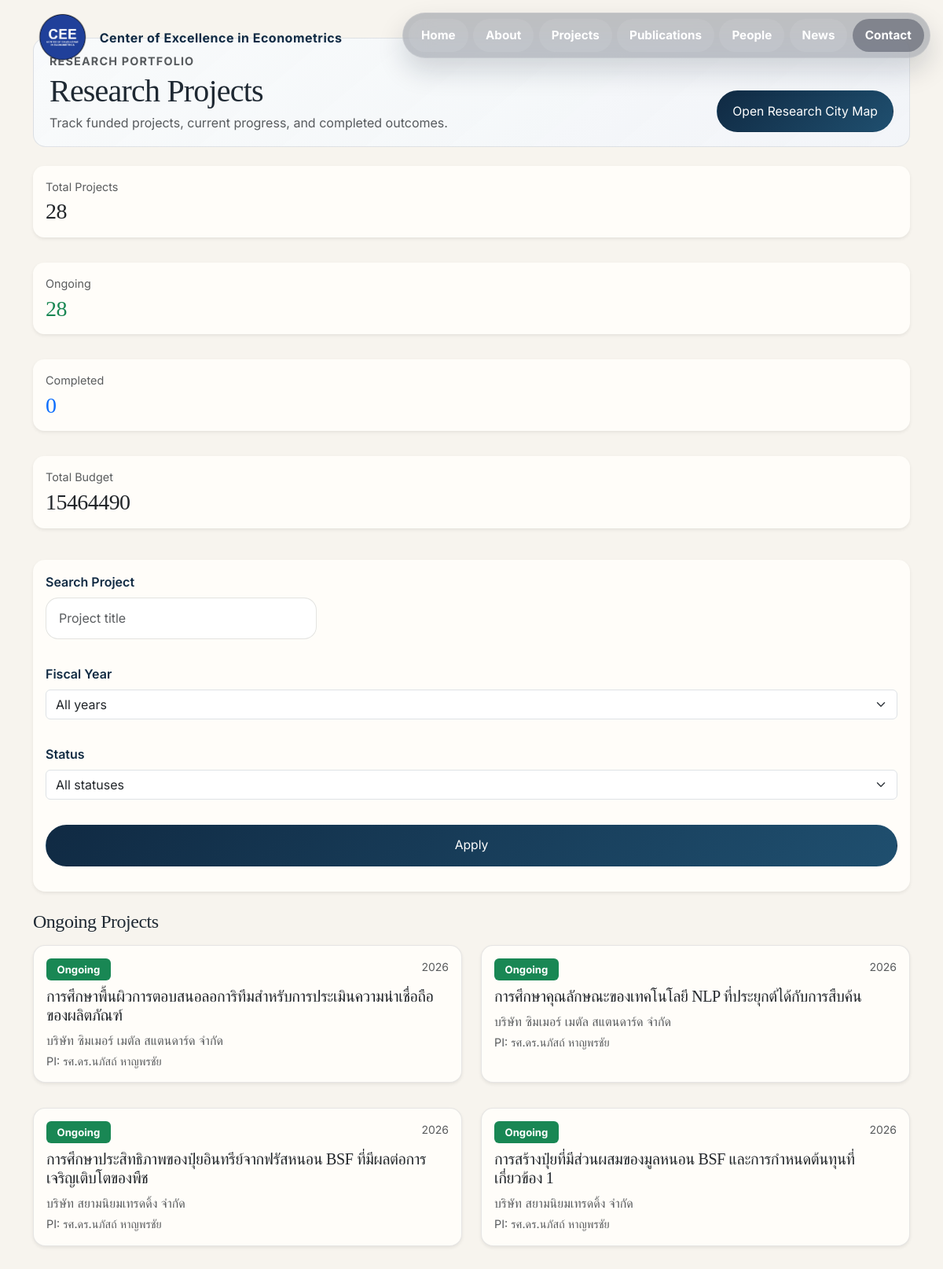
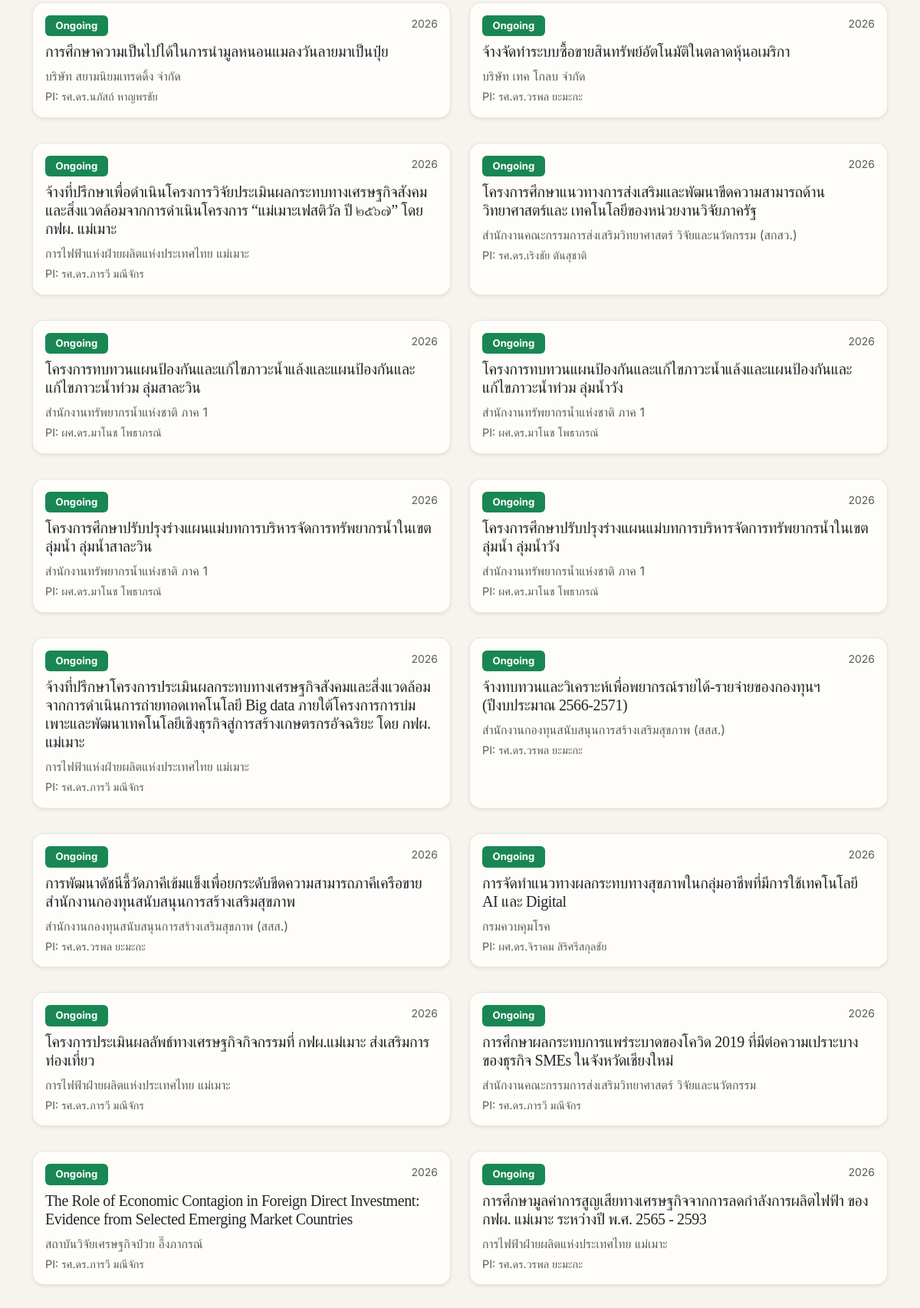
/projects/ (upper part), run on the app's committed database (2 pictures, top to bottom).
### apps/projects/models.py (models this page shows, shortened)
class ResearchProject(models.Model):
    class Status(models.TextChoices):
        ONGOING = "ongoing", "Ongoing"
        COMPLETED = "completed", "Completed"
    title = models.CharField(max_length=255)
    slug = models.SlugField(max_length=255, unique=True)
    category = models.ForeignKey(
        ProjectCategory,
        on_delete=models.SET_NULL,
        null=True,
        blank=True,
        related_name="projects",
    )
    fiscal_year = models.PositiveIntegerField()
    funding_source = models.CharField(max_length=255)
    principal_investigator = models.CharField(max_length=255)
    co_investigators = models.TextField(blank=True, help_text="One name per line or comma separated list.")
    budget_amount = models.DecimalField(max_digits=12, decimal_places=2, default=0)
    project_code = models.CharField(max_length=120, blank=True)
    cmu_mis_code = models.CharField(max_length=120, blank=True)
    imported_start_date_text = models.CharField(max_length=120, blank=True)
    imported_end_date_text = models.CharField(max_length=120, blank=True)
    start_date = models.DateField(blank=True, null=True)
    end_date = models.DateField(blank=True, null=True)
    status = models.CharField(max_length=20, choices=Status.choices, default=Status.ONGOING)
    abstract = models.TextField(blank=True)
    outcomes = models.TextField(blank=True)
    is_featured = models.BooleanField(default=False)
    display_order = models.PositiveIntegerField(default=0)
    is_published = models.BooleanField(default=True)
    created_at = models.DateTimeField(auto_now_add=True)
    updated_at = models.DateTimeField(auto_now=True)
    class Meta:
        ordering = ["-fiscal_year", "display_order", "-created_at"]

### apps/projects/views.py (the view)
# urls.py: path("", views.project_list, name="list"),
def project_list(request):
    projects = ResearchProject.objects.filter(is_published=True)
    selected_year = request.GET.get("year", "").strip()
    selected_status = request.GET.get("status", "").strip()
    query = request.GET.get("q", "").strip()
    if selected_year.isdigit():
        projects = projects.filter(fiscal_year=int(selected_year))
    else:
        selected_year = ""
    valid_statuses = {choice for choice, _ in ResearchProject.Status.choices}
    if selected_status in valid_statuses:
        projects = projects.filter(status=selected_status)
    else:
        selected_status = ""
    if query:
        projects = projects.filter(title__icontains=query)
    ongoing_projects = projects.filter(status=ResearchProject.Status.ONGOING)
    completed_projects = projects.filter(status=ResearchProject.Status.COMPLETED)
    totals = ResearchProject.objects.filter(is_published=True).aggregate(total_projects=Count("id"))
    overall_ongoing = ResearchProject.objects.filter(
        is_published=True,
        status=ResearchProject.Status.ONGOING,
    ).count()
    overall_completed = ResearchProject.objects.filter(
        is_published=True,
        status=ResearchProject.Status.COMPLETED,
    ).count()
    overall_budget = ResearchProject.objects.filter(is_published=True).aggregate(total=Sum("budget_amount"))["total"]
    featured_projects = ResearchProject.objects.filter(is_published=True, is_featured=True)[:3]
    available_years = (
        ResearchProject.objects.filter(is_published=True)
        .values_list("fiscal_year", flat=True)
        .distinct()
        .order_by("-fiscal_year")
    )
    context = {
        "ongoing_projects": ongoing_projects,
        "completed_projects": completed_projects,
        "featured_projects": featured_projects,
        "available_years": available_years,
        "selected_year": selected_year,
        "selected_status": selected_status,
        "search_query": query,
        "status_choices": ResearchProject.Status.choices,
        "summary_total_projects": totals["total_projects"] or 0,
        "summary_ongoing_projects": overall_ongoing,
        "summary_completed_projects": overall_completed,
        "summary_total_budget": overall_budget or 0,
    }
    return render(request, "projects/list.html", context)

### templates/projects/list.html (shortened to what this page needs)
{% extends 'base.html' %}
{% block content %}
<section class="container py-5 projects-page">
    <div class="projects-hero d-flex flex-column flex-lg-row align-items-lg-end justify-content-between gap-3 mb-4">
        <div>
            <p class="text-uppercase small text-muted mb-1 projects-eyebrow">Research Portfolio</p>
            <h1 class="display-6 mb-1">Research Projects</h1>
            <p class="text-muted mb-0 projects-subtitle">Track funded projects, current progress, and completed outcomes.</p>
        </div>
        <div>
            <a href="{% url 'projects:city' %}" class="btn btn-dark">Open Research City Map</a>
        </div>
    </div>
    <div class="row g-3 mb-4 projects-stats">
        <div class="col-6 col-lg-3 projects-stats__item">
            <div class="card h-100 border-0 shadow-sm projects-stat-card">
                <div class="card-body">
                    <p class="text-muted small mb-1">Total Projects</p>
                    <h3 class="mb-0">{{ summary_total_projects }}</h3>
                </div>
            </div>
        </div>
        <div class="col-6 col-lg-3 projects-stats__item">
            <div class="card h-100 border-0 shadow-sm projects-stat-card">
                <div class="card-body">
                    <p class="text-muted small mb-1">Ongoing</p>
                    <h3 class="mb-0 text-success">{{ summary_ongoing_projects }}</h3>
                </div>
            </div>
        </div>
        <div class="col-6 col-lg-3 projects-stats__item">
            <div class="card h-100 border-0 shadow-sm projects-stat-card">
                <div class="card-body">
                    <p class="text-muted small mb-1">Completed</p>
                    <h3 class="mb-0 text-primary">{{ summary_completed_projects }}</h3>
                </div>
            </div>
        </div>
        <div class="col-6 col-lg-3 projects-stats__item">
            <div class="card h-100 border-0 shadow-sm projects-stat-card">
                <div class="card-body">
                    <p class="text-muted small mb-1">Total Budget</p>
                    <h3 class="mb-0">{{ summary_total_budget|floatformat:0 }}</h3>
                </div>
            </div>
        </div>
    </div>
    <form method="get" class="card border-0 shadow-sm mb-4 projects-filter-card">
        <div class="card-body row g-3 align-items-end">
            <div class="col-md-4">
                <label class="form-label">Search Project</label>
                <input type="text" class="form-control" name="q" value="{{ search_query }}" placeholder="Project title">
            </div>
            <div class="col-md-3">
                <label class="form-label">Fiscal Year</label>
                <select name="year" class="form-select">
                    <option value="">All years</option>
                </select>
            </div>
            <div class="col-md-3">
                <label class="form-label">Status</label>
                <select name="status" class="form-select">
                    <option value="">All statuses</option>
                </select>
            </div>
            <div class="col-md-2 d-grid">
                <button class="btn btn-dark">Apply</button>
            </div>
        </div>
    </form>
    <div class="mb-4">
        <h2 class="h4 mb-3">Ongoing Projects</h2>
        <div class="row g-3">
            {% for project in ongoing_projects %}
            <div class="col-md-6">
                <a href="{% url 'projects:detail' project.slug %}" class="card h-100 text-decoration-none shadow-sm projects-card">
                    <div class="card-body">
                        <div class="d-flex justify-content-between mb-2">
                            <span class="badge text-bg-success">Ongoing</span>
                            <small class="text-muted">{{ project.fiscal_year }}</small>
                        </div>
                        <h3 class="h5 text-dark">{{ project.title }}</h3>
                        <p class="text-muted mb-1">{{ project.funding_source }}</p>
                        <p class="text-muted small mb-0">PI: {{ project.principal_investigator }}</p>
                    </div>
                </a>
            </div>
            {% empty %}
            <p class="text-muted">No ongoing projects match this filter.</p>
            {% endfor %}
        </div>
    </div>
</section>
{% endblock %}

### data on the page
ResearchProject: fiscal_year "2026", title "การศึกษาพื้นผิวการตอบสนอลอการิทึมสำหรับการประเมินความน่าเชื่อถือของผลิตภัณฑ์", funding_source "บริษัท ซิมเมอร์ เมตัล สแตนดาร์ด จำกัด", principal_investigator "รศ.ดร.นภัสถ์ หาญพรชัย"
ResearchProject: fiscal_year "2026", title "การศึกษาคุณลักษณะของเทคโนโลยี NLP ที่ประยุกต์ได้กับการสืบค้น", funding_source "บริษัท ซิมเมอร์ เมตัล สแตนดาร์ด จำกัด", principal_investigator "รศ.ดร.นภัสถ์ หาญพรชัย"
ResearchProject: fiscal_year "2026", title "การศึกษาประสิทธิภาพของปุ๋ยอินทรีย์จากฟรัสหนอน BSF ที่มีผลต่อการเจริญเติบโตของพืช", funding_source "บริษัท สยามนิยมเทรดดิ้ง จำกัด", principal_investigator "รศ.ดร.นภัสถ์ หาญพรชัย"
ResearchProject: fiscal_year "2026", title "การสร้างปุ๋ยที่มีส่วนผสมของมูลหนอน BSF และการกำหนดต้นทุนที่เกี่ยวข้อง 1", funding_source "บริษัท สยามนิยมเทรดดิ้ง จำกัด", principal_investigator "รศ.ดร.นภัสถ์ หาญพรชัย"
ResearchProject: fiscal_year "2026", title "การศึกษาความเป็นไปได้ในการนำมูลหนอนแมลงวันลายมาเป็นปุ๋ย", funding_source "บริษัท สยามนิยมเทรดดิ้ง จำกัด", principal_investigator "รศ.ดร.นภัสถ์ หาญพรชัย"
ResearchProject: fiscal_year "2026", title "จ้างจัดทำระบบซื้อขายสินทรัพย์อัตโนมัติในตลาดหุ้นอเมริกา", funding_source "บริษัท เทค โกลบ จำกัด", principal_investigator "รศ.ดร.วรพล ยะมะกะ"
ResearchProject: fiscal_year "2026", title "จ้างที่ปรึกษาเพื่อดำเนินโครงการวิจัยประเมินผลกระทบทางเศรษฐกิจสังคมและสิ่งแวดล้อมจากการดำเนินโครงการ “แม่เมาะเฟสติวัล ปี ๒๕๖๗” โดย กฟผ. แม่เมาะ", funding_source "การไฟฟ้าแห่งฝ่ายผลิตแห่งประเทศไทย แม่เมาะ", principal_investigator "รศ.ดร.ภารวี มณีจักร"
ResearchProject: fiscal_year "2026", title "โครงการศึกษาแนวทางการส่งเสริมและพัฒนาขีดความสามารถด้านวิทยาศาสตร์และ เทคโนโลยีของหน่วยงานวิจัยภาครัฐ", funding_source "สำนักงานคณะกรรมการส่งเสริมวิทยาศาสตร์ วิจัยและนวัตกรรม (สกสว.)", principal_investigator "รศ.ดร.เริงชัย ตันสุชาติ"
ResearchProject: fiscal_year "2026", title "โครงการทบทวนแผนป้องกันและแก้ไขภาวะน้ำแล้งและแผนป้องกันและแก้ไขภาวะน้ำท่วม ลุ่มสาละวิน", funding_source "สำนักงานทรัพยากรน้ำแห่งชาติ ภาค 1", principal_investigator "ผศ.ดร.มาโนช โพธาภรณ์"
ResearchProject: fiscal_year "2026", title "โครงการทบทวนแผนป้องกันและแก้ไขภาวะน้ำแล้งและแผนป้องกันและแก้ไขภาวะน้ำท่วม ลุ่มน้ำวัง", funding_source "สำนักงานทรัพยากรน้ำแห่งชาติ ภาค 1", principal_investigator "ผศ.ดร.มาโนช โพธาภรณ์"
ResearchProject: fiscal_year "2026", title "โครงการศึกษาปรับปรุงร่างแผนแม่บทการบริหารจัดการทรัพยากรน้ำในเขตลุ่มน้ำ ลุ่มน้ำสาละวิน", funding_source "สำนักงานทรัพยากรน้ำแห่งชาติ ภาค 1", principal_investigator "ผศ.ดร.มาโนช โพธาภรณ์"
ResearchProject: fiscal_year "2026", title "โครงการศึกษาปรับปรุงร่างแผนแม่บทการบริหารจัดการทรัพยากรน้ำในเขตลุ่มน้ำ ลุ่มน้ำวัง", funding_source "สำนักงานทรัพยากรน้ำแห่งชาติ ภาค 1", principal_investigator "ผศ.ดร.มาโนช โพธาภรณ์"
ResearchProject: fiscal_year "2026", title "จ้างที่ปรึกษาโครงการประเมินผลกระทบทางเศรษฐกิจสังคมและสิ่งแวดล้อมจากการดำเนินการถ่ายทอดเทคโนโลยี Big data ภายใต้โครงการการบ่มเพาะและพัฒนาเทคโนโลยีเชิงธุรกิจสู่การสร้างเกษตรกรอัจฉริยะ โดย กฟผ. แม่เมาะ", funding_source "การไฟฟ้าแห่งฝ่ายผลิตแห่งประเทศไทย แม่เมาะ", principal_investigator "รศ.ดร.ภารวี มณีจักร"
ResearchProject: fiscal_year "2026", title "จ้างทบทวนและวิเคราะห์เพื่อพยากรณ์รายได้-รายจ่ายของกองทุนฯ (ปีงบประมาณ 2566-2571)", funding_source "สำนักงานกองทุนสนับสนุนการสร้างเสริมสุขภาพ (สสส.)", principal_investigator "รศ.ดร.วรพล ยะมะกะ"
ResearchProject: fiscal_year "2026", title "การพัฒนาดัชนีชี้วัดภาคีเข้มแข็งเพื่อยกระดับขีดความสามารถภาคีเครือขาย สำนักงานกองทุนสนับสนุนการสร้างเสริมสุขภาพ", funding_source "สำนักงานกองทุนสนับสนุนการสร้างเสริมสุขภาพ (สสส.)", principal_investigator "รศ.ดร.วรพล ยะมะกะ"
ResearchProject: fiscal_year "2026", title "การจัดทำแนวทางผลกระทบทางสุขภาพในกลุ่มอาชีพที่มีการใช้เทคโนโลยี AI และ Digital", funding_source "กรมควบคุมโรค", principal_investigator "ผศ.ดร.จิราคม สิริศรีสกุลชัย"
ResearchProject: fiscal_year "2026", title "โครงการประเมินผลลัพธ์ทางเศรษฐกิจกิจกรรมที่ กฟผ.แม่เมาะ ส่งเสริมการท่องเที่ยว", funding_source "การไฟฟ้าฝ่ายผลิตแห่งประเทศไทย แม่เมาะ", principal_investigator "รศ.ดร.ภารวี มณีจักร"
ResearchProject: fiscal_year "2026", title "การศึกษาผลกระทบการแพร่ระบาดของโควิด 2019 ที่มีต่อความเปราะบางของธุรกิจ SMEs ในจังหวัดเชียงใหม่", funding_source "สำนักงานคณะกรรมการส่งเสริมวิทยาศาสตร์ วิจัยและนวัตกรรม", principal_investigator "รศ.ดร.ภารวี มณีจักร"
ResearchProject: fiscal_year "2026", title "The Role of Economic Contagion in Foreign Direct Investment: Evidence from Selected Emerging Market Countries", funding_source "สถาบันวิจัยเศรษฐกิจป๋วย อึ๊งภากรณ์", principal_investigator "รศ.ดร.ภารวี มณีจักร"
ResearchProject: fiscal_year "2026", title "การศึกษามูลค่าการสูญเสียทางเศรษฐกิจจากการลดกำลังการผลิตไฟฟ้า ของ กฟผ. แม่เมาะ ระหว่างปี พ.ศ. 2565 - 2593", funding_source "การไฟฟ้าฝ่ายผลิตแห่งประเทศไทย แม่เมาะ", principal_investigator "รศ.ดร.วรพล ยะมะกะ"

### other printed values
{{ summary_total_projects }} "28"
{{ summary_ongoing_projects }} "28"
{{ summary_completed_projects }} "0"
{{ summary_total_budget|floatformat:0 }} "15464490"
